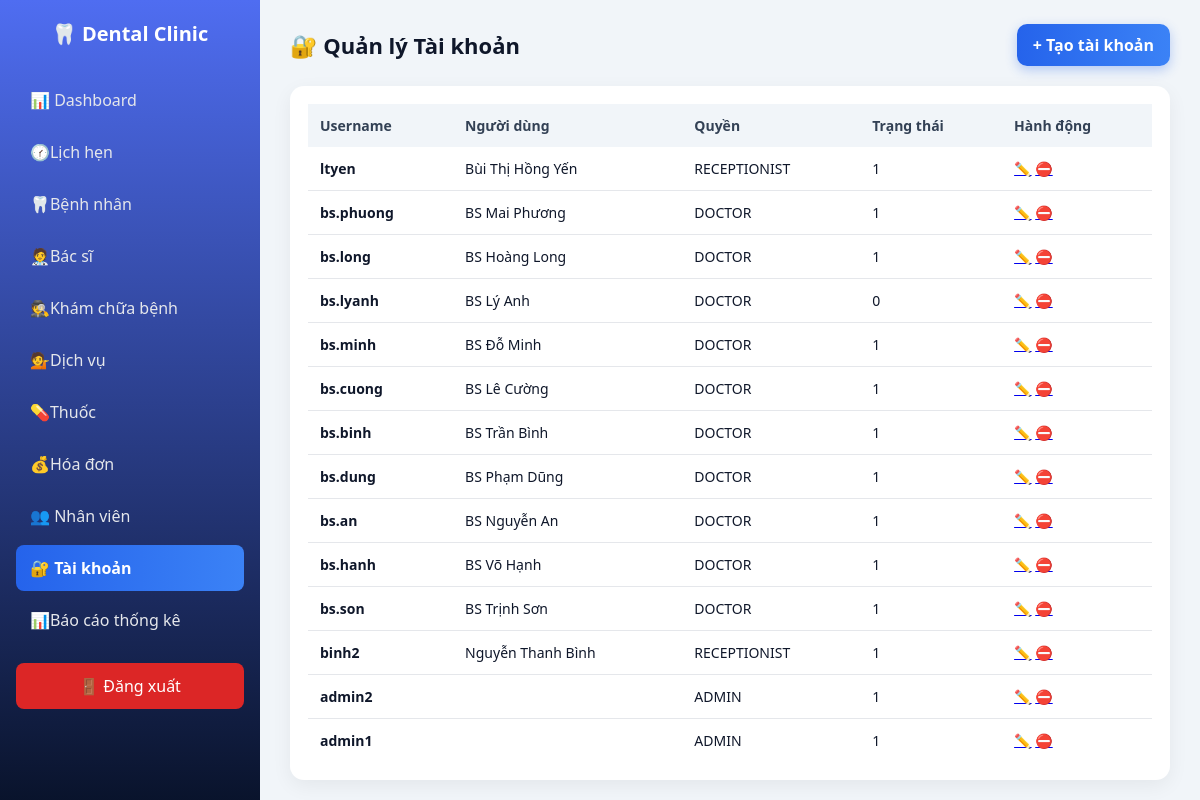
The app's page /dental_management/dashboard/dashboard.php?page=accounts (signed in) with its own data.
### tables this page shows
CREATE TABLE `users` (
  `user_id` int(11) NOT NULL,
  `username` varchar(50) NOT NULL,
  `password` varchar(255) NOT NULL,
  `full_name` varchar(100) DEFAULT NULL,
  `role` enum('ADMIN','DOCTOR','RECEPTIONIST') NOT NULL,
  `status` tinyint(4) DEFAULT 1,
  `created_at` timestamp NOT NULL DEFAULT current_timestamp(),
  `staff_id` int(11) DEFAULT NULL,
  `doctor_id` int(11) DEFAULT NULL
);

CREATE TABLE `staffs` (
  `staff_id` int(11) NOT NULL,
  `full_name` varchar(100) DEFAULT NULL,
  `position` varchar(50) DEFAULT NULL,
  `phone` varchar(20) DEFAULT NULL,
  `email` varchar(100) DEFAULT NULL,
  `status` enum('active','inactive') DEFAULT 'active'
);

CREATE TABLE `doctors` (
  `doctor_id` int(11) NOT NULL,
  `full_name` varchar(100) NOT NULL,
  `specialty` varchar(100) DEFAULT NULL,
  `phone` varchar(15) DEFAULT NULL,
  `email` varchar(100) DEFAULT NULL,
  `status` enum('Hoạt động','Ngưng') DEFAULT 'Hoạt động'
);

### dental_management/dashboard/pages/accounts.php (the view)
<?php
require_once __DIR__ . "/../../api/db.php";
$sql = "
    SELECT u.*,
           s.full_name AS staff_name,
           d.full_name AS doctor_name
    FROM users u
    LEFT JOIN staffs s ON u.staff_id = s.staff_id
    LEFT JOIN doctors d ON u.doctor_id = d.doctor_id
    ORDER BY u.user_id DESC
";
$users = $pdo->query($sql)->fetchAll(PDO::FETCH_ASSOC);
?>
<div class="page-header">
    <h2>🔐 Quản lý Tài khoản</h2>
    <div class="header-actions">
        <a href="dashboard.php?page=account_add" class="btn-add">
            + Tạo tài khoản
        </a>
    </div>
</div>
<div class="table-box">
<table>
    <thead>
        <tr>
            <th>Username</th>
            <th>Người dùng</th>
            <th>Quyền</th>
            <th>Trạng thái</th>
            <th>Hành động</th>
        </tr>
    </thead>
    <tbody>
    <?php foreach ($users as $u): ?>
    <tr>
        <td><b><?= htmlspecialchars($u['username']) ?></b></td>
        <td>
            <?= htmlspecialchars($u['staff_name'] ?? $u['doctor_name']) ?>
        </td>
        <td><?= $u['role'] ?></td>
        <td><?= $u['status'] ?></td>
        <td>
            <a class="btn edit"
            href="dashboard.php?page=account_edit&id=<?= $u['user_id'] ?>">✏️</a>
            <a class="btn delete"
            onclick="return confirm('Khóa tài khoản này?')"
            href="dashboard.php?page=account_delete&id=<?= $u['user_id'] ?>">⛔</a>
        </td>
    </tr>
    <?php endforeach; ?>
    </tbody>
</table>
</div>

### dental_management/dashboard/dashboard.css (style rules this page uses)
* { margin: 0; padding: 0; box-sizing: border-box; font-family: "Segoe UI", Tahoma, sans-serif; }
body { background: #f1f5f9; color: #0f172a; }
body { display: flex; min-height: 100vh; }
.table-box { background: #fff; border-radius: 14px; padding: 18px; box-shadow: 0 6px 20px rgba(0,0,0,0.06); }
table { width: 100%; border-collapse: collapse; }
table thead { background: #f1f5f9; }
table th, table td { padding: 12px; text-align: left; font-size: 14px; }
table th { color: #334155; font-weight: 600; }
table tr { border-bottom: 1px solid #e5e7eb; }
table tr:last-child { border-bottom: none; }
.page-header { display: flex; justify-content: space-between; align-items: center; margin-bottom: 20px; }
.page-header h2 { font-size: 22px; color: #0f172a; }
.btn-add { background: linear-gradient(90deg, #2563eb, #3b82f6); color: #fff; padding: 10px 16px; border-radius: 10px; text-decoration: none; font-weight: 600; box-shadow: 0 4px 12px rgba(37,99,235,0.3); }
.header-actions { display: flex; gap: 12px; align-items: center; }

### records on screen
users: username "ltyen", staff.full_name "Bùi Thị Hồng Yến", role "RECEPTIONIST", status "1"
users: username "bs.phuong", doctor.full_name "BS Mai Phương", role "DOCTOR", status "1"
users: username "bs.long", doctor.full_name "BS Hoàng Long", role "DOCTOR", status "1"
users: username "bs.lyanh", doctor.full_name "BS Lý Anh", role "DOCTOR", status "0"
users: username "bs.minh", doctor.full_name "BS Đỗ Minh", role "DOCTOR", status "1"
users: username "bs.cuong", doctor.full_name "BS Lê Cường", role "DOCTOR", status "1"
users: username "bs.binh", doctor.full_name "BS Trần Bình", role "DOCTOR", status "1"
users: username "bs.dung", doctor.full_name "BS Phạm Dũng", role "DOCTOR", status "1"
users: username "bs.an", doctor.full_name "BS Nguyễn An", role "DOCTOR", status "1"
users: username "bs.hanh", doctor.full_name "BS Võ Hạnh", role "DOCTOR", status "1"
users: username "bs.son", doctor.full_name "BS Trịnh Sơn", role "DOCTOR", status "1"
users: username "binh2", staff.full_name "Nguyễn Thanh Bình", role "RECEPTIONIST", status "1"
users: username "admin2", role "ADMIN", status "1"
users: username "admin1", role "ADMIN", status "1"
